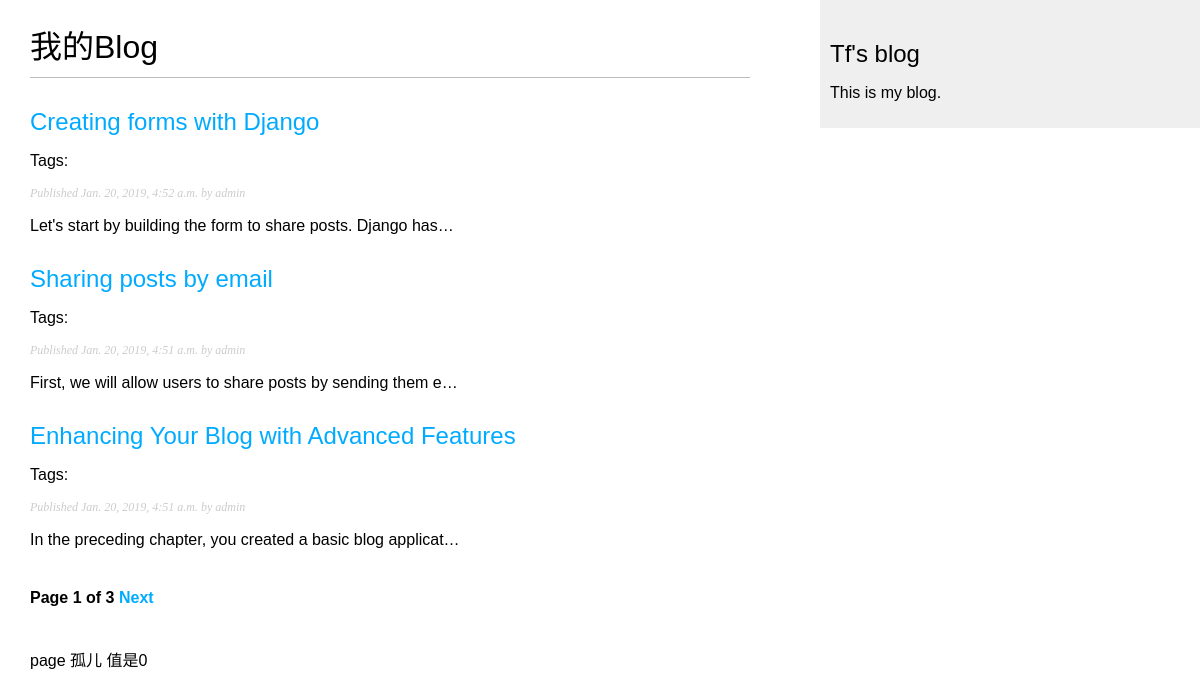
Screenshot of /blog/ with the database file from the repository.
### blog/models.py (models this page shows, shortened)
class Post(models.Model):
    tags = TaggableManager()
    objects = models.Manager()
    published = PublishedManager()
    STATUS_CHOICES = (
        ('draft', 'Draft'),
        ('published', 'Published'),
    )
    title = models.CharField(max_length=250)
    slug = models.SlugField(max_length=250,
                            unique_for_date='publish')
    author = models.ForeignKey(User,
                               on_delete=models.CASCADE,
                               related_name="blog_posts")
    body = models.TextField()
    publish = models.DateTimeField(default=timezone.now)
    created = models.DateTimeField(auto_now_add=True)
    updated = models.DateTimeField(auto_now=True)
    status = models.CharField(max_length=10,
                              choices=STATUS_CHOICES,
                              default='draft')
    class Meta:
        ordering = ('-publish',)
    def get_absolute_url(self):
        return reverse('blog:post_detail',
                       args=[
                           self.publish.year,
                           self.publish.month,
                           self.publish.day,
                           self.slug
                       ])

### blog/views.py (the view)
# urls.py: path('', views.PostListView.as_view(), name='post_list'),
class PostListView(ListView):
    queryset = Post.published.all()
    context_object_name = 'posts'
    paginate_by = 3
    template_name = 'blog/post/list.html'

### blog/templates/blog/post/list.html (shortened to what this page needs)
{% extends "blog/base.html" %}
{% block content %}
    <h1>我的Blog</h1>
    {% for post in posts %}
        <h2>
            <a href="{{ post.get_absolute_url }}">
                {{ post.title }}
            </a>
        </h2>
        <p class="tags">Tags: {{ post.tags.all|join:", " }}</p>
        <p class="date">
            Published {{ post.publish }} by {{ post.author }}
        </p>
        {{ post.body|truncatechars:60|linebreaks }}
    {% endfor %}
    {% include "pagination.html" with page=page_obj%}
    <span>
        <p>
            page 孤儿 值是{{ paginator.orphans }}
        </p>
    </span>
{% endblock %}

### blog/static/css/blog.css (style rules this page uses)
body { margin:0; padding:0; font-family:helvetica, sans-serif; }
a { color:#00abff; text-decoration:none; }
h1 { font-weight:normal; border-bottom:1px solid #bbb; padding:0 0 10px 0; }
h2 { font-weight:normal; margin:30px 0 0; }
p.date { color:#ccc; font-family: georgia, serif; font-size: 12px; font-style: italic; }

### rows the page displays
Post: title "Creating forms with Django", publish "Jan. 20, 2019, 4:52 a.m.", author "admin", body "Let's start by building the form to share posts. Django has…"
Post: title "Sharing posts by email", publish "Jan. 20, 2019, 4:51 a.m.", author "admin", body "First, we will allow users to share posts by sending them e…"
Post: title "Enhancing Your Blog with Advanced Features", publish "Jan. 20, 2019, 4:51 a.m.", author "admin", body "In the preceding chapter, you created a basic blog applicat…"

### other values shown
{{ page.number }} "1"
{{ page.paginator.num_pages }} "3"
{{ paginator.orphans }} "0"
